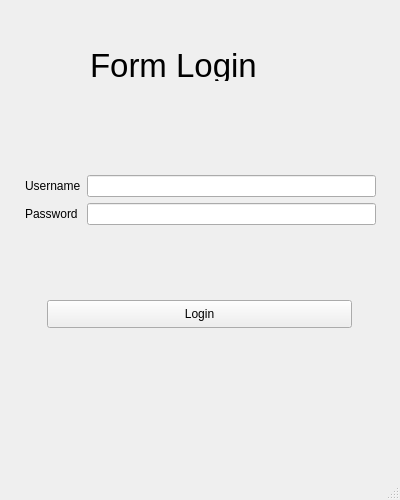
<?xml version="1.0" encoding="UTF-8"?>
<ui version="4.0">
 <class>MainWindow</class>
 <widget class="QMainWindow" name="MainWindow">
  <property name="geometry">
   <rect>
    <x>0</x>
    <y>0</y>
    <width>400</width>
    <height>500</height>
   </rect>
  </property>
  <property name="minimumSize">
   <size>
    <width>400</width>
    <height>500</height>
   </size>
  </property>
  <property name="maximumSize">
   <size>
    <width>400</width>
    <height>500</height>
   </size>
  </property>
  <property name="windowTitle">
   <string>MainWindow</string>
  </property>
  <widget class="QWidget" name="centralwidget">
   <widget class="QLabel" name="label">
    <property name="geometry">
     <rect>
      <x>90</x>
      <y>50</y>
      <width>211</width>
      <height>31</height>
     </rect>
    </property>
    <property name="font">
     <font>
      <pointsize>25</pointsize>
     </font>
    </property>
    <property name="cursor">
     <cursorShape>ArrowCursor</cursorShape>
    </property>
    <property name="text">
     <string>Form Login</string>
    </property>
   </widget>
   <widget class="QWidget" name="formLayoutWidget">
    <property name="geometry">
     <rect>
      <x>20</x>
      <y>170</y>
      <width>361</width>
      <height>80</height>
     </rect>
    </property>
    <layout class="QFormLayout" name="formLayout">
     <property name="leftMargin">
      <number>5</number>
     </property>
     <property name="topMargin">
      <number>5</number>
     </property>
     <property name="rightMargin">
      <number>5</number>
     </property>
     <property name="bottomMargin">
      <number>5</number>
     </property>
     <item row="0" column="0">
      <widget class="QLabel" name="usernameLabel">
       <property name="text">
        <string>Username</string>
       </property>
      </widget>
     </item>
     <item row="0" column="1">
      <widget class="QLineEdit" name="usn"/>
     </item>
     <item row="1" column="0">
      <widget class="QLabel" name="passwordLabel">
       <property name="text">
        <string>Password</string>
       </property>
      </widget>
     </item>
     <item row="1" column="1">
      <widget class="QLineEdit" name="pw"/>
     </item>
    </layout>
   </widget>
   <widget class="QPushButton" name="Login">
    <property name="geometry">
     <rect>
      <x>47</x>
      <y>300</y>
      <width>305</width>
      <height>28</height>
     </rect>
    </property>
    <property name="layoutDirection">
     <enum>Qt::LeftToRight</enum>
    </property>
    <property name="styleSheet">
     <string notr="true">#simpan {
    background-color: #0078d7; 
    color: white;           
    border-radius: 10px;        
    border: none;                
    padding: 6px 15px;          
}

#simpan:hover {
    background-color: #005fa3; 
}
</string>
    </property>
    <property name="text">
     <string>Login</string>
    </property>
   </widget>
  </widget>
  <widget class="QStatusBar" name="statusbar"/>
 </widget>
 <resources/>
 <connections/>
</ui>
